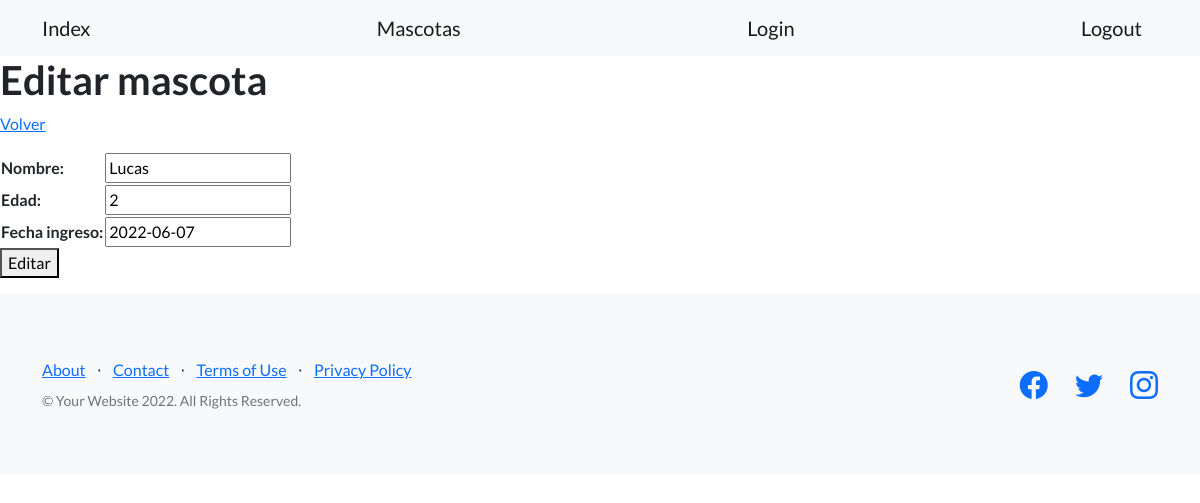
The app's page /editar-mascota/5/ (signed in) with its own data.
### mascota/models.py (models this page shows, shortened)
class Mascota(models.Model):
    nombre = models.CharField(max_length=30)
    edad = models.IntegerField()
    fecha_ingreso = models.DateField(null=True)

### mascota/views.py (the view)
# urls.py: path('editar-mascota/<int:pk>/', EditarMascota.as_view(), name='editar_mascota'),
class EditarMascota(LoginRequiredMixin, UpdateView):
    model = Mascota
    template_name = 'mascota/editar_mascota.html'
    success_url = '/mascotas'
    fields = ['nombre', 'edad', 'fecha_ingreso']

### mascota/templates/mascota/editar_mascota.html (shortened to what this page needs)
{% extends 'base.html' %}
{% block texto_header %}
<h1>Editar mascota</h1>
{% endblock texto_header %}
{% block contenido %}
<p>
    <a href={% url 'listar_mascotas' %}>Volver</a>
</p>
<p>
    <form action={% url 'editar_mascota' mascota.id %} method="post">
        <table>
            {{ form.as_table }}
        </table>
        <button type="submit">Editar</button>
    </form>
</p>
{% endblock contenido %}

### records on screen
Mascota: nombre "Lucas", edad "2", fecha_ingreso "2022-06-07"
